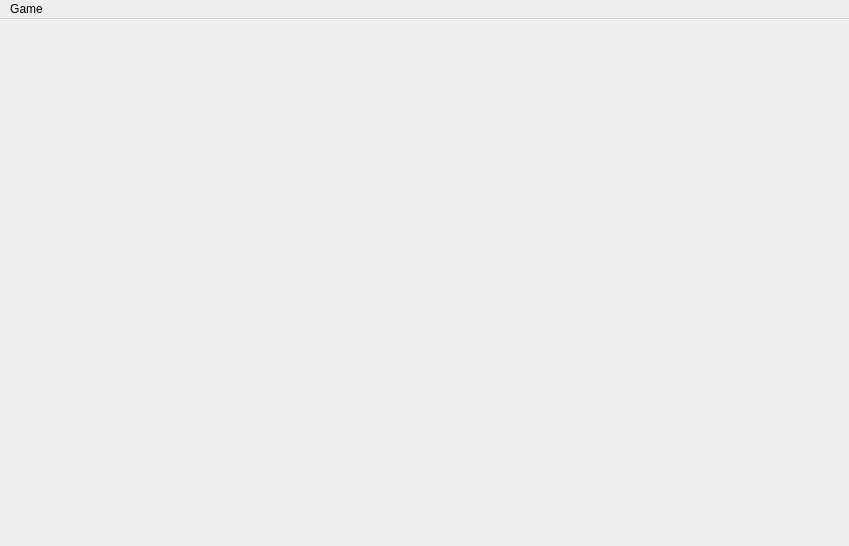
<?xml version="1.0" encoding="UTF-8"?>
<ui version="4.0">
 <class>GameWindow</class>
 <widget class="QMainWindow" name="GameWindow">
  <property name="geometry">
   <rect>
    <x>0</x>
    <y>0</y>
    <width>849</width>
    <height>546</height>
   </rect>
  </property>
  <property name="windowTitle">
   <string>Labyrinth</string>
  </property>
  <widget class="QWidget" name="centralWidget">
   <property name="sizePolicy">
    <sizepolicy hsizetype="Expanding" vsizetype="Expanding">
     <horstretch>0</horstretch>
     <verstretch>0</verstretch>
    </sizepolicy>
   </property>
  </widget>
  <widget class="QMenuBar" name="menuBar">
   <property name="geometry">
    <rect>
     <x>0</x>
     <y>0</y>
     <width>849</width>
     <height>20</height>
    </rect>
   </property>
   <widget class="QMenu" name="menuGame">
    <property name="title">
     <string>Game</string>
    </property>
    <addaction name="mainMenu_newGame"/>
    <addaction name="mainMenu_saveGame"/>
   </widget>
   <addaction name="menuGame"/>
  </widget>
  <action name="mainMenu_newGame">
   <property name="text">
    <string>New game</string>
   </property>
  </action>
  <action name="mainMenu_saveGame">
   <property name="text">
    <string>Save game</string>
   </property>
  </action>
  <action name="mainMenu_quitGame">
   <property name="text">
    <string>Exit</string>
   </property>
  </action>
 </widget>
 <layoutdefault spacing="6" margin="11"/>
 <resources/>
 <connections/>
</ui>
